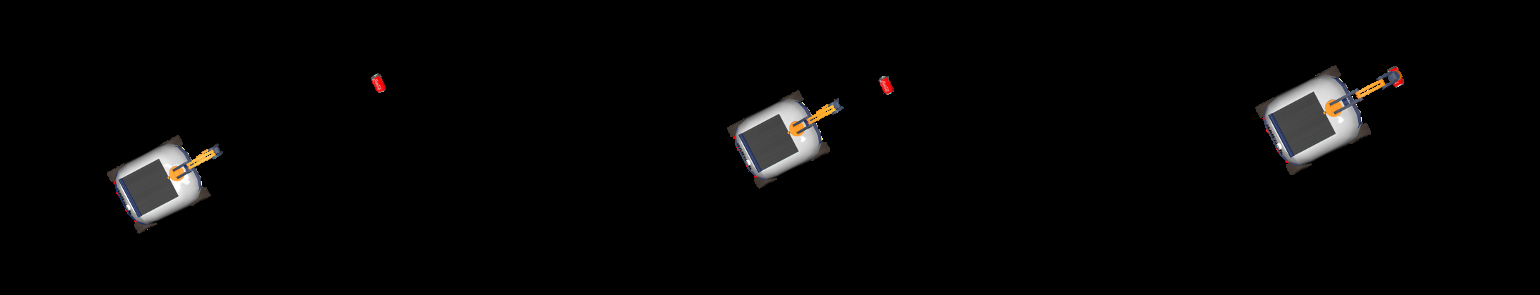
#> input picture 3frame.png, 1540 x 295 px, given in place of stream.mjpg, which was not available
$ python colorTracking.py   (older library calls are emulated)
#> lines starting #> are read from the running program, lines starting #| are printed output that depends on the picture; after the words box and inside, x2 and y2 are one past the last pixel; in counts of white or black regions, pixels touching at a corner belong together; pictures that were not available may be replaced by others from this repository, and a replacement may not be noted
# ====================================
# -*- coding: utf-8 -*-
# project name:     Bastion The Sentinel
# file name:        colorTracking.py
# python version:   3.4
# description:      tracking multiple colors at the same time with
#                   raspberry pi camera module with opencv python
#                   library
# ====================================

try:
    import cv2
except ImportError:
    raise ImportError('Could not import cv2 library')

try:
    import numpy as np
except ImportError:
    raise ImportError('Could not import numpy library')


# capturing through raspberry pi camera
cap = cv2.VideoCapture('http://192.168.43.46:8000/stream.mjpg')

# on kaplumbaa network use below ip address
# cap = cv2.VideoCapture('http://192.168.1.25:8000/stream.mjpg')

while 1:
    # reading the video capture
    _, img = cap.read()
#> img is the input picture: shape (295, 1540, 3); mean B, G, R 4.9, 5.1, 5.5

    # converting frame(img, i.e BGR) to HSV
    hsv = cv2.cvtColor(img, cv2.COLOR_BGR2HSV)
#> hsv: shape (295, 1540, 3); mean H, S, V 0.9, 1.5, 5.7

    # defining the range of red
    red_lower = np.array([136, 87, 111], np.uint8)
    red_upper = np.array([180, 255, 255], np.uint8)

    # defining the range of blue
    blue_lower = np.array([99, 115, 150], np.uint8)
    blue_upper = np.array([110, 255, 255], np.uint8)

    # defining the range of yellow
    yellow_lower = np.array([22, 60, 200], np.uint8)
    yellow_upper = np.array([60, 255, 255], np.uint8)

    # finding the range of red, blue and yellow in image
    red = cv2.inRange(hsv, red_lower, red_upper)
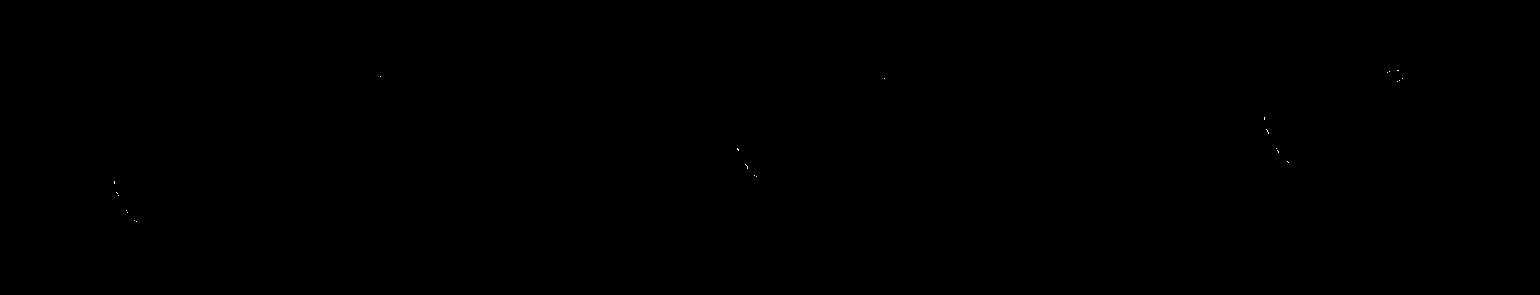
#> red: shape (295, 1540); 0.01% white in thin lines or dots, all inside (x1, y1, x2, y2) = (114, 70, 1403, 222)
    blue = cv2.inRange(hsv, blue_lower, blue_upper)
#> blue: shape (295, 1540); every value is 0
    yellow = cv2.inRange(hsv, yellow_lower, yellow_upper)
#> yellow: shape (295, 1540); 0.01% white in thin lines or dots, all inside (x1, y1, x2, y2) = (182, 78, 1368, 185)

    # Morphological transformation, Dilation
    kernal = np.ones((5, 5), "uint8")

    red = cv2.dilate(red, kernal)
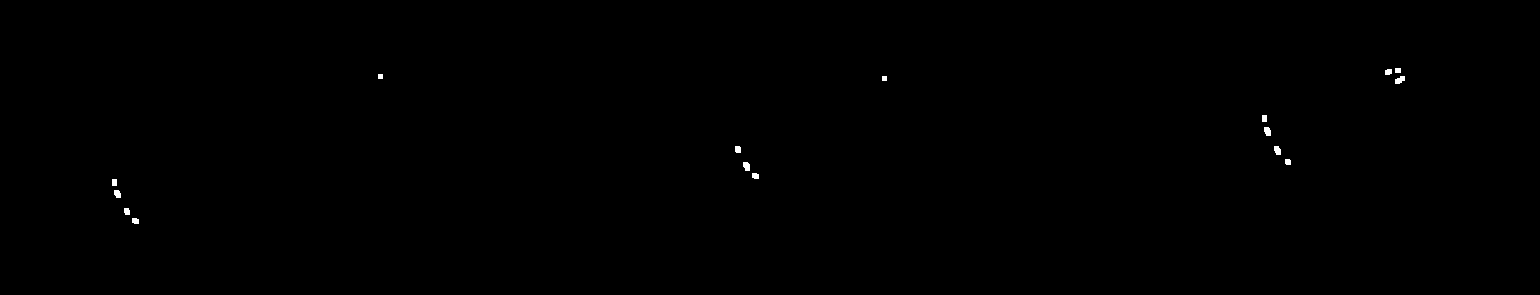
#> red: shape (295, 1540); 0.14% white; 16 white regions, largest, box (x1, y1, x2, y2) and area: (1395, 76, 1405, 84) 57, (1264, 127, 1271, 136) 53, (743, 162, 750, 171) 53
    res_0 = cv2.bitwise_and(img, img, mask = red)

    blue = cv2.dilate(blue, kernal)
    res_1 = cv2.bitwise_and(img, img, mask = blue)
#> res_1: shape (295, 1540, 3); every value is 0

    yellow = cv2.dilate(yellow, kernal)
#> yellow: shape (295, 1540); 0.07% white; 8 white regions
    res_2 = cv2.bitwise_and(img, img, mask = yellow)

    # Tracking the RED color
    (_, contours, hierarchy) = cv2.findContours(red, cv2.RETR_TREE, cv2.CHAIN_APPROX_SIMPLE)
#> contours = 16 contours, 2 with area under 20; largest, box (x1, y1, x2, y2) and area: (1395, 76, 1405, 84) 42, (743, 162, 750, 171) 40, (1264, 127, 1271, 136) 40, (1274, 146, 1281, 155) 39, (114, 190, 121, 198) 35

    for pic, contour in enumerate(contours):
        area = cv2.contourArea(contour)
        if (area > 300):
            x, y, w, h = cv2.boundingRect(contour)
            img = cv2.rectangle(img, (x, y), (x + w, y + h), (0, 0, 255), 2)
            label_red = "red: {}, {}".format(x, y)
            cv2.putText(img, label_red, (x, y), cv2.FONT_HERSHEY_SIMPLEX, 0.7, (0, 0, 255))
#> this loop made 16 passes
#> area on passes 1, 2, 3, 5, 6, 7, 8, 9, 10, 12, 15: 27, 27, 35, 27, 40, 24, 39, 29, 40, 42, 27
#> (contour, area) on passes 4, 11, 16: ([[112, 179], [112, 185], [116, 185], [116, 179]], 24), ([[1262, 115], [1262, 121], [1266, 121], [1266, 115]], 24), ([[1395, 68], [1395, 72], [1400, 72], [1400, 68]], 20)

    # Tracking the BLUE color
    (_, contours, hierarchy) = cv2.findContours(blue, cv2.RETR_TREE, cv2.CHAIN_APPROX_SIMPLE)
#> contours = []

    for pic, contour in enumerate(contours):
        area = cv2.contourArea(contour)
        if (area > 300):
            x, y, w, h = cv2.boundingRect(contour)
            img = cv2.rectangle(img, (x, y), (x + w, y + h), (255, 0, 0), 2)
            label_blue = "blue: {}, {}".format(x, y)
            cv2.putText(img, label_blue, (x, y), cv2.FONT_HERSHEY_SIMPLEX, 0.7, (255, 0, 0))
#> this loop made 0 passes

    # Tracking the YELLOW color
    (_, contours, hierarchy) = cv2.findContours(yellow, cv2.RETR_TREE, cv2.CHAIN_APPROX_SIMPLE)
#> contours = 8 contours, 2 with area under 20; largest, box (x1, y1, x2, y2) and area: (180, 145, 187, 152) 32, (819, 134, 825, 142) 32, (800, 100, 807, 107) 32, (1337, 76, 1344, 83) 32, (199, 179, 204, 187) 28, (1359, 115, 1364, 123) 28

    for pic, contour in enumerate(contours):
        area = cv2.contourArea(contour)
        if (area > 300):
            x, y, w, h = cv2.boundingRect(contour)
            img = cv2.rectangle(img, (x, y), (x + w, y + h), (0, 255, 255), 2)
            label_yellow = "yellow: {}, {}".format(x, y)
            cv2.putText(img, label_yellow, (x, y), cv2.FONT_HERSHEY_SIMPLEX, 0.7, (0, 255, 255))
#> this loop made 8 passes
#> area on passes 2, 3, 6, 8: 32, 32, 32, 32
#> (contour, area) on passes 1, 4: ([[199, 179], [199, 186], [203, 186], [203, 179]], 28), ([[1359, 115], [1359, 122], [1363, 122], [1363, 115]], 28)


    # show main window
    cv2.imshow("Bastion Color tracking", img)

    # show red mask window
    cv2.imshow("mask_red", red)
    # show red mask
    cv2.imshow("mask red", res_0)

    # show blue mask window
    cv2.imshow("mask blue", res_1)
    # show blue mask
    # cv2.imshow("mask_blue", blue)

    # show yellow mask window
    cv2.imshow("mask yellow", res_2)
    # show yellow mask
    # cv2.imshow("mask_yellow", yellow)

    # show converted hsv image
    cv2.imshow("hsv", hsv)

    if cv2.waitKey(10) & 0xFF == ord('q'):
#> (key q is pressed here)
        cap.release()
        cv2.destroyAllWindows()
        break

$ run again, on cad_design.png
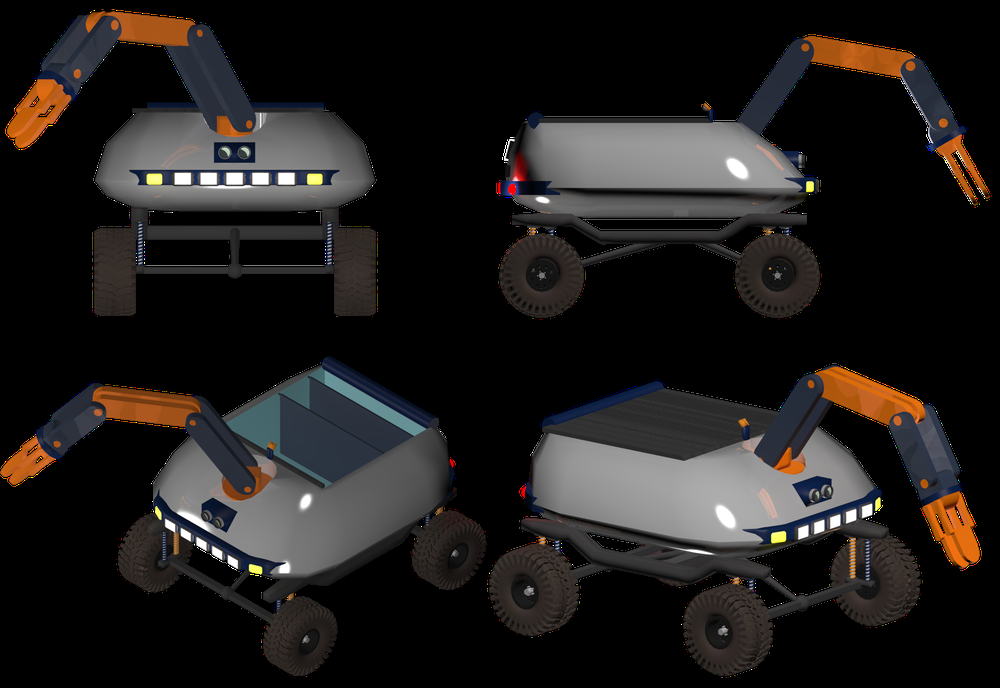
#> input picture cad_design.png, 1000 x 688 px, shrunk from 2334 x 1605 before the run, given in place of stream.mjpg, which was not available
#> img is the input picture: shape (688, 1000, 3); mean B, G, R 28, 29.3, 32.2
#> hsv: shape (688, 1000, 3); mean H, S, V 14.3, 20.1, 34.2
#> `yellow = cv2.dilate(yellow, kernal)`:
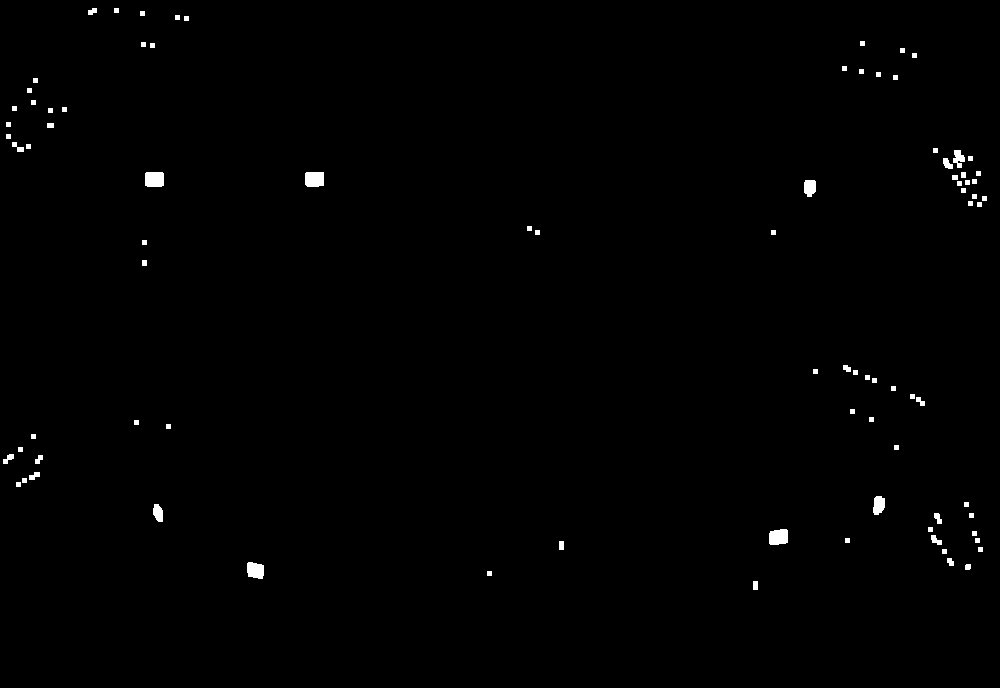
#> yellow: shape (688, 1000); 0.6% white; 87 white regions
#> `(_, contours, hierarchy) = cv2.findContours(red, cv2.RETR_TREE, cv2.CH..`: contours = 9 contours, 4 with area under 20; largest, box (x1, y1, x2, y2) and area: (506, 164, 527, 197) 336, (521, 485, 528, 500) 67, (448, 460, 455, 469) 39, (496, 181, 503, 186) 24, (127, 215, 132, 221) 20
#> the loop `for pic, contour in enumerate(contours):` made 9 passes
#> (area, x, y, w, h) on pass 7: (336.5, 506, 164, 21, 33)
#> after the loop `for pic, contour in enumerate(contours):`:
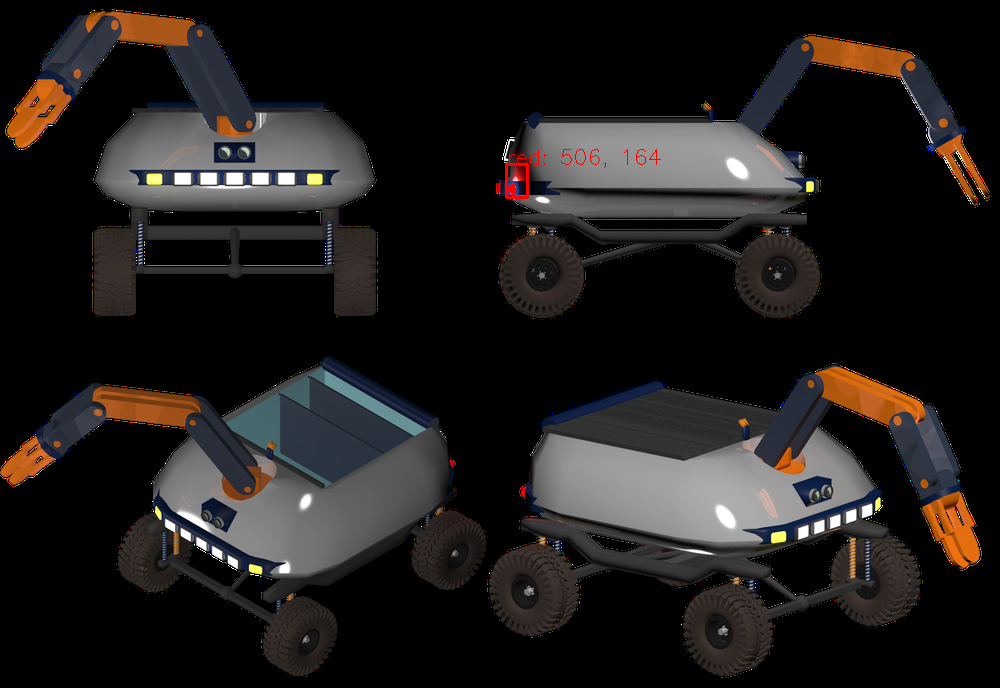
#> img: shape (688, 1000, 3); 0.09% of pixels changed, all inside (x1, y1, x2, y2) = (505, 149, 661, 199)
#> `(_, contours, hierarchy) = cv2.findContours(blue, cv2.RETR_TREE, cv2.C..`: contours = 5 contours, 2 with area under 20; largest, box (x1, y1, x2, y2) and area: (505, 189, 513, 198) 40, (924, 144, 931, 152) 35, (508, 180, 516, 186) 31
#> the loop `for pic, contour in enumerate(contours):` made 5 passes
#> area on passes 2, 3, 5: 40, 31, 35
#> `(_, contours, hierarchy) = cv2.findContours(yellow, cv2.RETR_TREE, cv2..`: contours = 87 contours, 61 with area under 20; largest, box (x1, y1, x2, y2) and area: (145, 172, 164, 187) 248, (305, 172, 324, 187) 245, (769, 529, 788, 545) 242, (247, 562, 264, 579) 215, (873, 496, 885, 515) 158
#> the loop `for pic, contour in enumerate(contours):` made 87 passes
#> area on passes 3, 4, 5, 11, 13, 16, 17, 19: 24, 215, 31, 49, 242.5, 43, 119, 158.5
